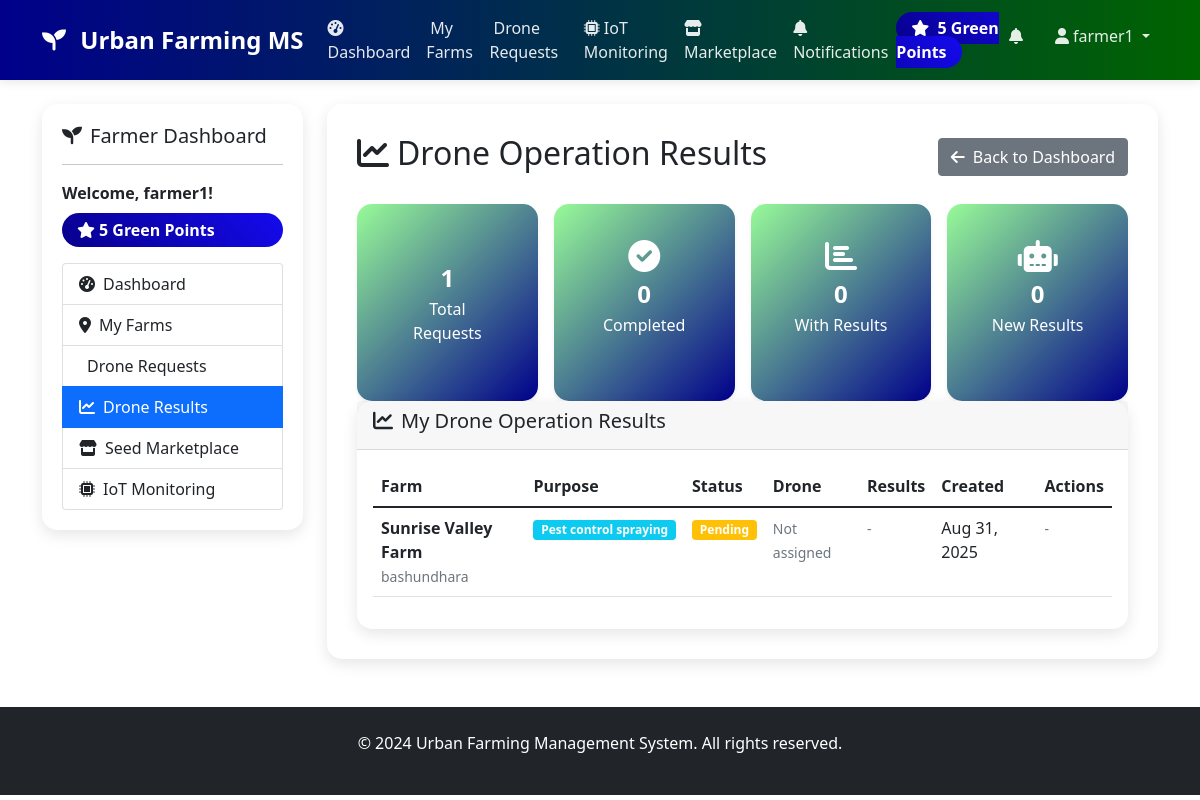
Screenshot of /farmer_drone_results.php (signed in) with the database file from the repository.
### tables this page shows
CREATE TABLE `drone_requests` (
  `id` int(11) NOT NULL,
  `farmer_id` int(11) NOT NULL,
  `farm_id` int(11) NOT NULL,
  `drone_id` int(11) DEFAULT NULL,
  `purpose` enum('survey','pest_control_spraying','pest_control_monitoring','pest_control_biological') NOT NULL,
  `location` varchar(255) NOT NULL,
  `preferred_time` datetime NOT NULL,
  `status` enum('pending','approved','rejected','en_route','active','completed') DEFAULT 'pending',
  `approved_by` int(11) DEFAULT NULL,
  `approved_at` timestamp NULL DEFAULT NULL,
  `notes` text DEFAULT NULL,
  `result_report` text DEFAULT NULL,
  `green_points_earned` int(11) DEFAULT 0,
  `created_at` timestamp NOT NULL DEFAULT current_timestamp(),
  `updated_at` timestamp NOT NULL DEFAULT current_timestamp() ON UPDATE current_timestamp()
);

CREATE TABLE `farms` (
  `id` int(11) NOT NULL,
  `farmer_id` int(11) NOT NULL,
  `name` varchar(100) NOT NULL,
  `location` varchar(255) NOT NULL,
  `farm_type` enum('vegetable','fruit','grain','mixed') NOT NULL,
  `crops` text DEFAULT NULL,
  `soil_type` varchar(50) DEFAULT NULL,
  `status` enum('pending','approved','rejected') DEFAULT 'pending',
  `notes` text DEFAULT NULL,
  `created_at` timestamp NOT NULL DEFAULT current_timestamp(),
  `updated_at` timestamp NOT NULL DEFAULT current_timestamp() ON UPDATE current_timestamp()
);

### farmer_drone_results.php (the view, shortened to what this page needs)
<?php
$database = new Database();
$db = $database->getConnection();
$requests_query = "SELECT dr.*, f.name as farm_name, d.name as drone_name, d.drone_type,
                         (SELECT COUNT(*) FROM drone_results WHERE drone_request_id = dr.id) as has_results,
                         (SELECT created_at FROM drone_results WHERE drone_request_id = dr.id ORDER BY created_at DESC LIMIT 1) as latest_result_date
                  FROM drone_requests dr
                  JOIN farms f ON dr.farm_id = f.id
                  LEFT JOIN drones d ON dr.drone_id = d.id
                  WHERE dr.farmer_id = ?
                  ORDER BY dr.created_at DESC";
$requests_stmt = $db->prepare($requests_query);
$requests_stmt->execute([$_SESSION['user_id']]);
$requests = $requests_stmt->fetchAll(PDO::FETCH_ASSOC);
$new_results_count = 0;
include 'includes/header.php';
?>
<div class="row">
    <div class="col-md-3">
        <div class="sidebar">
            <h5><i class="fas fa-seedling me-2"></i>Farmer Dashboard</h5>
            <hr>
            <div class="mb-3">
                <strong>Welcome, <?php echo $_SESSION['username']; ?>!</strong>
                <div class="green-points mt-2">
                    <i class="fas fa-star me-1"></i><?php echo $_SESSION['green_points']; ?> Green Points
                </div>
            </div>
            <div class="list-group">
                <a href="farmer_dashboard.php" class="list-group-item list-group-item-action">
                    <i class="fas fa-tachometer-alt me-2"></i>Dashboard
                </a>
                <a href="my_farms.php" class="list-group-item list-group-item-action">
                    <i class="fas fa-map-marker-alt me-2"></i>My Farms
                </a>
                <a href="drone_requests.php" class="list-group-item list-group-item-action">
                    <i class="fas fa-drone me-2"></i>Drone Requests
                </a>
                <a href="farmer_drone_results.php" class="list-group-item list-group-item-action active">
                    <i class="fas fa-chart-line me-2"></i>Drone Results
                </a>
                <a href="marketplace.php" class="list-group-item list-group-item-action">
                    <i class="fas fa-store me-2"></i>Seed Marketplace
                </a>
                <a href="iot_monitoring.php" class="list-group-item list-group-item-action">
                    <i class="fas fa-microchip me-2"></i>IoT Monitoring
                </a>
            </div>
        </div>
    </div>
    <div class="col-md-9">
        <div class="main-content">
            <div class="d-flex justify-content-between align-items-center mb-4">
                <h2><i class="fas fa-chart-line me-2"></i>Drone Operation Results</h2>
                <a href="farmer_dashboard.php" class="btn btn-secondary">
                    <i class="fas fa-arrow-left me-2"></i>Back to Dashboard
                </a>
            </div>
            <div class="row g-3">
                <div class="col-12 col-md-6 col-lg-3">
                    <div class="card dashboard-stats h-100 shadow-sm border-0 hover-card">
                        <div class="card-body text-center">
                            <h4 class="fw-bold mb-1 text-color"><?php echo count($requests); ?></h4>
                            <p class="mb-0 text-color">Total Requests</p>
                        </div>
                    </div>
                </div>
                <div class="col-12 col-md-6 col-lg-3">
                    <div class="card dashboard-stats h-100 shadow-sm border-0 hover-card">
                        <div class="card-body text-center">
                            <i class="fas fa-check-circle fa-2x mb-2 text-color "></i>
                            <h4 class="fw-bold mb-1 text-color">
                                <?php echo count(array_filter($requests, function($r) { return $r['status'] == 'completed'; })); ?>
                            </h4>
                            <p class="mb-0 text-color">Completed</p>
                        </div>
                    </div>
                </div>
                <div class="col-12 col-md-6 col-lg-3">
                    <div class="card dashboard-stats h-100 shadow-sm border-0 hover-card">
                        <div class="card-body text-center">
                            <i class="fas fa-chart-bar fa-2x mb-2 text-color"></i>
                            <h4 class="fw-bold mb-1 text-color">
                                <?php echo count(array_filter($requests, function($r) { return $r['has_results'] > 0; })); ?>
                            </h4>
                            <p class="mb-0 text-color ">With Results</p>
                        </div>
                    </div>
                </div>
                <div class="col-12 col-md-6 col-lg-3">
                    <div class="card dashboard-stats h-100 shadow-sm border-0 hover-card">
                        <div class="card-body text-center">
                            <i class="fas fa-robot fa-2x mb-2 text-color"></i>
                            <h4 class="fw-bold mb-1 text-color"><?php echo $new_results_count; ?></h4>
                            <p class="mb-0 text-color">New Results</p>
                        </div>
                    </div>
                </div>
            </div>
            <div class="card">
                <div class="card-header">
                    <h5><i class="fas fa-chart-line me-2"></i>My Drone Operation Results</h5>
                </div>
                <div class="card-body">
                    <?php if(empty($requests)): ?>
                        <div class="text-center py-4">
                            <i class="fas fa-drone fa-3x text-muted mb-3"></i>
                            <p class="text-muted">No drone requests found.</p>
                            <p class="text-muted">Create a drone request to see results here.</p>
                            <a href="drone_requests.php" class="btn btn-blue-color">
                                <i class="fas fa-plus me-2"></i>Create Drone Request
                            </a>
                        </div>
                    <?php else: ?>
                        <div class="table-responsive">
                            <table class="table table-hover">
                                <thead>
                                    <tr>
                                        <th>Farm</th>
                                        <th>Purpose</th>
                                        <th>Status</th>
                                        <th>Drone</th>
                                        <th>Results</th>
                                        <th>Created</th>
                                        <th>Actions</th>
                                    </tr>
                                </thead>
                                <tbody>
                                    <?php foreach($requests as $request): ?>
                                        <?php
                                        $is_new_result = false;
                                        ?>
                                        <tr class="<?php echo $is_new_result ? 'table-success' : ''; ?>">
                                            <td>
                                                <strong><?php echo htmlspecialchars($request['farm_name']); ?></strong>
                                                <br>
                                                <small class="text-muted"><?php echo htmlspecialchars($request['location']); ?></small>
                                            </td>
                                            <td>
                                                <span class="badge bg-info">
                                                    <?php echo ucfirst(str_replace('_', ' ', $request['purpose'])); ?>
                                                </span>
                                            </td>
                                            <td>
                                                <?php if($request['status'] == 'pending'): ?>
                                                    <span class="badge bg-warning">Pending</span>
                                                <?php elseif($request['status'] == 'approved'): ?>
                                                    <span class="badge bg-success">Approved</span>
                                                <?php elseif($request['status'] == 'rejected'): ?>
                                                    <span class="badge bg-danger">Rejected</span>
                                                <?php elseif($request['status'] == 'completed'): ?>
                                                    <span class="badge bg-secondary">Completed</span>
                                                <?php else: ?>
                                                    <span class="badge bg-primary"><?php echo ucfirst($request['status']); ?></span>
                                                <?php endif; ?>
                                            </td>
                                            <td>
                                                <?php if($request['drone_name']): ?>
                                                    <i class="fas fa-drone me-1"></i>
                                                    <?php echo htmlspecialchars($request['drone_name']); ?>
                                                    <br>
                                                    <small class="text-muted"><?php echo ucfirst($request['drone_type']); ?></small>
                                                <?php else: ?>
                                                    <small class="text-muted">Not assigned</small>
                                                <?php endif; ?>
                                            </td>
                                            <td>
                                                <?php if($request['has_results'] > 0): ?>
                                                    <span class="badge bg-success">
                                                        <i class="fas fa-chart-line me-1"></i>Available
                                                    </span>
                                                    <?php if($is_new_result): ?>
                                                        <br><small class="text-success"><i class="fas fa-star me-1"></i>New!</small>
                                                    <?php endif; ?>
                                                <?php elseif($request['status'] == 'completed'): ?>
                                                    <span class="badge bg-warning">Pending</span>
                                                <?php else: ?>
                                                    <small class="text-muted">-</small>
                                                <?php endif; ?>
                                            </td>
                                            <td><?php echo date('M j, Y', strtotime($request['created_at'])); ?></td>
                                            <td>
                                                <?php if($request['status'] == 'completed' && $request['has_results'] > 0): ?>
                                                    <button class="btn btn-sm btn-success" data-bs-toggle="modal" data-bs-target="#resultsModal"
                                                            data-request-id="<?php echo $request['id']; ?>" data-farm-name="<?php echo htmlspecialchars($request['farm_name']); ?>">
                                                        <i class="fas fa-chart-line me-1"></i>View Results
                                                        <?php if($is_new_result): ?>
                                                            <i class="fas fa-star text-warning ms-1"></i>
                                                        <?php endif; ?>
                                                    </button>
                                                <?php elseif($request['status'] == 'completed' && $request['has_results'] == 0): ?>
                                                    <small class="text-muted">Results pending</small>
                                                <?php else: ?>
                                                    <small class="text-muted">-</small>
                                                <?php endif; ?>
                                            </td>
                                        </tr>
                                    <?php endforeach; ?>
                                </tbody>
                            </table>
                        </div>
                    <?php endif; ?>
                </div>
            </div>
        </div>
    </div>
</div>
<?php include 'includes/footer.php'; ?>

### includes/header.php (style rules this page uses)
:root { --primary-color: #2E8B57; --secondary-color: #90EE90; --accent-color: #32CD32; --dark-green: #006400; --light-green: #98FB98; --blue-color: #00008B; --text-color:rgb(255, 255, 255); --gray-color:rgb(0, 0, 0); }
body { font-family: 'Segoe UI', Tahoma, Geneva, Verdana, sans-serif; }
.card { border: none; border-radius: 15px; box-shadow: 0 5px 15px rgba(0,0,0,0.1); transition: transform 0.3s ease; }
.green-points { background: linear-gradient(45deg,rgb(7, 0, 139),rgb(21, 10, 238)); color:white; padding: 5px 15px; border-radius: 20px; font-weight: bold; }
.text-color { color: var(--text-color); }
.dashboard-stats { background: linear-gradient(135deg, var(--light-green), var(--blue-color)); border-radius: 15px; padding: 20px; margin-bottom: 20px; }
.sidebar { background: white; border-radius: 15px; padding: 20px; box-shadow: 0 5px 15px rgba(0,0,0,0.1); }
.main-content { background: white; border-radius: 15px; padding: 30px; box-shadow: 0 5px 15px rgba(0,0,0,0.1); }

### farmer_drone_results.php (style rules this page uses)
.hover-card { transition: transform 0.2s ease, box-shadow 0.2s ease; }
.badge { font-size: 0.75rem; }

### rows the page displays
drone_requests: status "0", farm.name "Sunrise Valley Farm", location "bashundhara", purpose "Pest control spraying", shows "Pending", created_at "Aug 31, 2025"

### other values shown
$_SESSION['green_points'] "5"
$_SESSION['username'] "farmer1"
count($requests) "1"
$new_results_count "0"
